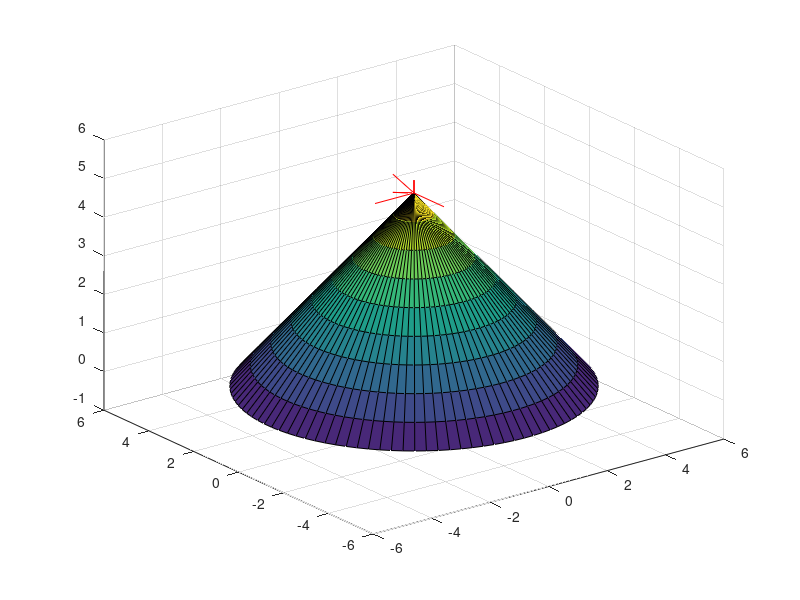

Here is the MATLAB script that generated this plot: (Note: this script raises an error after producing the figure.)
% Meshing
clc 
clear
minT = 0; maxT = 2*pi; resT = 100;
minR = 0; maxR = 5 ; resR = 10;
[T,R] = meshgrid(linspace(minT,maxT,resT),linspace(minR,maxR,resR)); 
CX = R.*cos(T);  % Circular X
CY = R.*sin(T);  % Circular Y
Z0 = 5;
%%
minX = -5; maxX = 5; resX = 100;
minY = -5; maxY = 5; resY = 100;
[X,Y] = meshgrid(linspace(minX,maxX,resX),linspace(minY,maxY,resY)); 
Z0 = 5;
%% Define Surface
F = @(X,Y) Z0-sqrt(X.^2+Y.^2);
CS = F(CX,CY);
S = F(X,Y);
%% Place Initial Point on Cone
p1 = [5 0];
p1x = p1()
%% Render Cone
figure
surf(X,Y, S)
% hold on
% plot3(p1(1),p1(2),F(p1(1),p1(2)), '.k', 'MarkerSize', 50);
% hold off
%% Normal Vector at point
surfnorm(CX,CY,CS)
[NX,NY,NZ]= surfnorm(CX,CY,CS);
NX
NY
NZx

